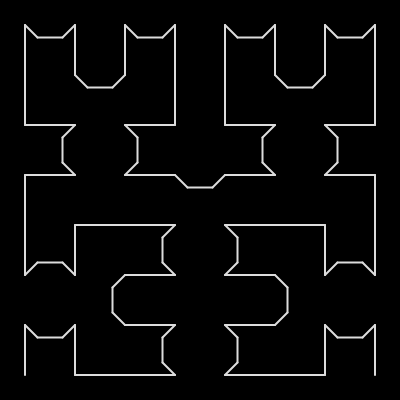
Frame 1 (no input)
Frame 60 (no input): identical to frame 1, image omitted
Frame 120 (the mouse pressed at the canvas centre since frame 60): identical to frame 1, image omitted

The p5.js sketch that drew this single still picture (run headless with seeded random() and noise() and a simulated clock; from frame 60 on, the mouse is pressed at the canvas centre):

// p5.js sketch
// ── sketch.js
let size = 400,
  order = 3

function setup() {
  createCanvas(size, size);
  angleMode(DEGREES);
}

function draw() {
  background(0);

  hilbertCurve(size / 2, size / 2, size, order, 0);
}

function hilbertCurve(cx, cy, size, order, angle) {
  // ellipse(-size/4,-size/4,10,10)
  // ellipse(-size/4,size/4,10,10)
  // ellipse(size/4,size/4,10,10)
  // ellipse(size/4,-size/4,10,10)
  push();
  translate(cx, cy);
  rotate(angle);

  if (order > 1) {
    hilbertCurve(-size / 4, -size / 4, size / 2, order - 1, 0);
    hilbertCurve(size / 4, -size / 4, size / 2, order - 1, 0);
    hilbertCurve(-size / 4, size / 4, size / 2, order - 1, 90);
    hilbertCurve(size / 4, size / 4, size / 2, order - 1, -90);
  }

  let n = pow(2, order + 1);

  //line(-size / n, -size / n, size / n, -size / n);
  strokeWeight(2);
  stroke(220);
  line(-(size / 2 - size / n), -size / n, -(size / 2 - size / n), size / n);
  line(size / 2 - size / n, -size / n, size / 2 - size / n, size / n);

  //line(-size/n, -size/n, size/n, -size/n);
  line(
    -size / n,
    -size / n,
    -size / n + size / (n * 2),
    -size / n + size / (n * 2)
  );
  line(
    -size / n + size / (n * 2),
    -size / n + size / (n * 2),
    size / n - size / (n * 2),
    -size / n + size / (n * 2)
  );
  line(
    size / n - size / (n * 2),
    -size / n + size / (n * 2),
    size / n,
    -size / n
  );
  // line(size/n, -size/n,size/n, size/n );
  pop();
}
